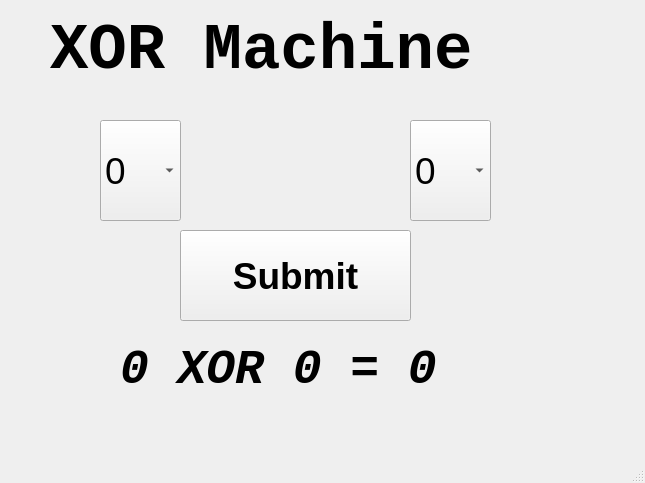
<?xml version="1.0" encoding="UTF-8"?>
<ui version="4.0">
 <class>MainWindow</class>
 <widget class="QMainWindow" name="MainWindow">
  <property name="geometry">
   <rect>
    <x>0</x>
    <y>0</y>
    <width>645</width>
    <height>483</height>
   </rect>
  </property>
  <property name="windowTitle">
   <string>MainWindow</string>
  </property>
  <widget class="QWidget" name="centralwidget">
   <widget class="QComboBox" name="cb1">
    <property name="geometry">
     <rect>
      <x>100</x>
      <y>120</y>
      <width>81</width>
      <height>101</height>
     </rect>
    </property>
    <property name="font">
     <font>
      <pointsize>28</pointsize>
     </font>
    </property>
    <item>
     <property name="text">
      <string>0</string>
     </property>
    </item>
    <item>
     <property name="text">
      <string>1</string>
     </property>
    </item>
   </widget>
   <widget class="QComboBox" name="cb2">
    <property name="geometry">
     <rect>
      <x>410</x>
      <y>120</y>
      <width>81</width>
      <height>101</height>
     </rect>
    </property>
    <property name="font">
     <font>
      <pointsize>28</pointsize>
     </font>
    </property>
    <item>
     <property name="text">
      <string>0</string>
     </property>
    </item>
    <item>
     <property name="text">
      <string>1</string>
     </property>
    </item>
   </widget>
   <widget class="QLabel" name="label">
    <property name="geometry">
     <rect>
      <x>50</x>
      <y>10</y>
      <width>531</width>
      <height>81</height>
     </rect>
    </property>
    <property name="font">
     <font>
      <family>Consolas</family>
      <pointsize>48</pointsize>
      <weight>75</weight>
      <bold>true</bold>
     </font>
    </property>
    <property name="text">
     <string>XOR Machine</string>
    </property>
   </widget>
   <widget class="QLabel" name="label_2">
    <property name="geometry">
     <rect>
      <x>120</x>
      <y>330</y>
      <width>411</width>
      <height>81</height>
     </rect>
    </property>
    <property name="font">
     <font>
      <family>Consolas</family>
      <pointsize>36</pointsize>
      <weight>75</weight>
      <italic>true</italic>
      <bold>true</bold>
     </font>
    </property>
    <property name="text">
     <string>0 XOR 0 = 0</string>
    </property>
   </widget>
   <widget class="QPushButton" name="pushButton">
    <property name="geometry">
     <rect>
      <x>180</x>
      <y>230</y>
      <width>231</width>
      <height>91</height>
     </rect>
    </property>
    <property name="font">
     <font>
      <pointsize>28</pointsize>
      <weight>75</weight>
      <bold>true</bold>
     </font>
    </property>
    <property name="text">
     <string>Submit</string>
    </property>
   </widget>
  </widget>
  <widget class="QMenuBar" name="menubar">
   <property name="geometry">
    <rect>
     <x>0</x>
     <y>0</y>
     <width>645</width>
     <height>26</height>
    </rect>
   </property>
  </widget>
  <widget class="QStatusBar" name="statusbar"/>
 </widget>
 <resources/>
 <connections/>
</ui>
